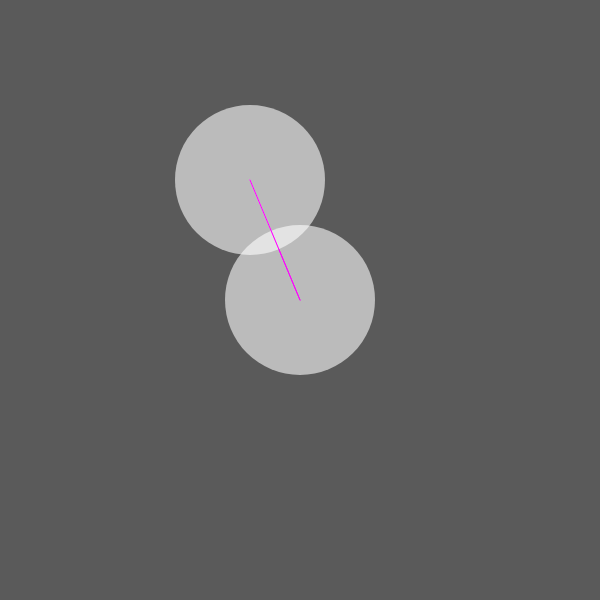
Frame 1 (no input)
Frame 60 (no input): identical to frame 1, image omitted
Frame 120 (the mouse pressed at the canvas centre since frame 60): identical to frame 1, image omitted

The p5.js sketch that drew this single still picture (run headless with seeded random() and noise() and a simulated clock; from frame 60 on, the mouse is pressed at the canvas centre):

// p5.js sketch
// ── sketch.js

let circles = [];

function setup() { 
  createCanvas(600, 600);
  
  circles[0] = new Circle(300, 300);
  circles[1] = new Circle(250, 180);

} 

function draw() { 
  background(90);
  // check each circle...
  for (let i = 0; i < circles.length; i++) {
    circles[i].display();
    //... against every other circle
    for (let j = 0; j < circles.length; j++) {
      if (i != j  &&  circles[i].intersects(circles[j])) {
        // draw a line between the circles if they intersect,
        // excluding the case where the circle is compared to itself
        stroke(255, 0, 255);
        line(circles[i].x, circles[i].y, circles[j].x, circles[j].y);
      }
    }
  }
}

function Circle(inX, inY) {
  this.x = inX;
  this.y = inY;
  this.r = 75;
  this.col = color(255, 150);
  
  this.intersects = function (other) {
    // if the distance between the two circles is less
    // than both of radii added together, then they overlap
    return dist(this.x, this.y, other.x, other.y) < this.r + other.r;
  }
  
  this.display = function () {
    noStroke(0);
    fill(this.col);
    ellipse(this.x, this.y, this.r * 2, this.r * 2);
  }
}
